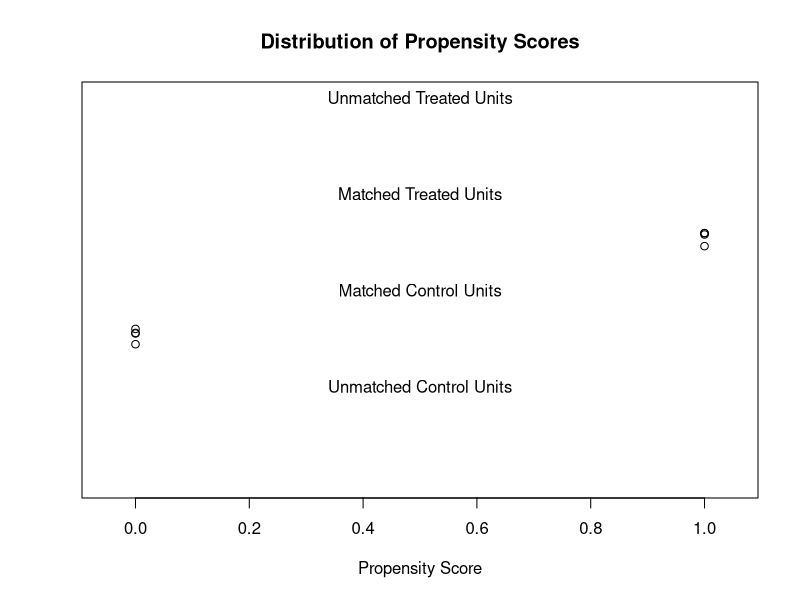
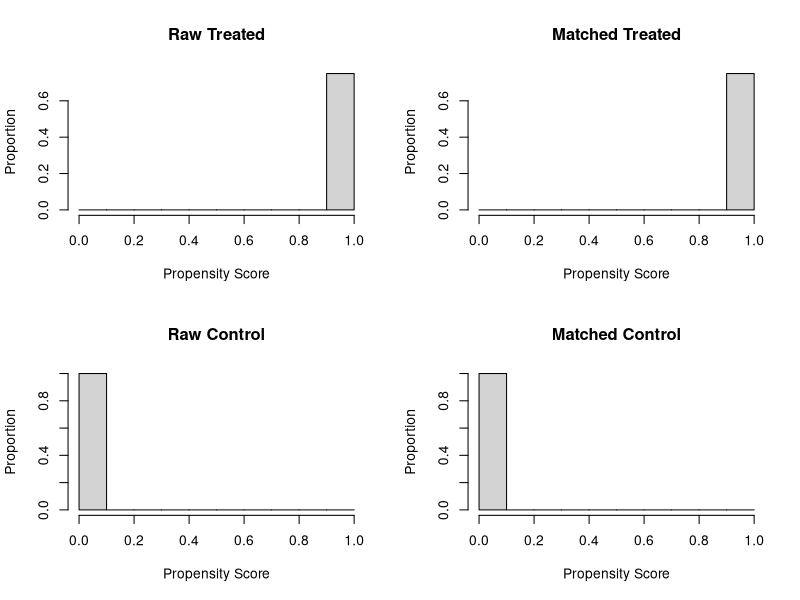

Reproduce these figures in R, in order.
library(MatchIt)

### Read data
df = read.csv("test.csv")

### Check
head(df)
names(df)
summary(df)

### PS 
ps.out = matchit(group ~ emp.ino + disp.ino + rh + rh_ped + rec.liq, data = df, method = "nearest", ratio = 1)

summary(ps.out)
plot(ps.out, type = "jitter")
plot(ps.out, type = "hist")
